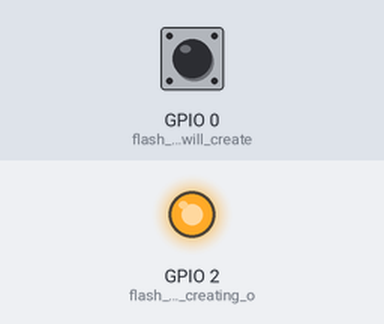
This sketch was run on a simulated ESP8266 (NodeMCU). On the bench: output pins drawn as LEDs (lit = HIGH). The inputs (shaded band) are chosen by the test bench; at power-on: GPIO 0 (flash_button_will_create) HIGH. WiFi joins after 1.5 s; servers stay silent unless stated; uploads are accepted with an empty reply; what the sketch prints to the serial monitor is not drawn.

Above: at 2.7 s.
2.8 s: GPIO 0 (flash_button_will_create) pulled LOW for 3.2 s
At 4.2 s:
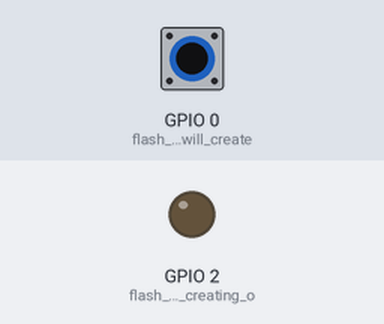
8.7 s: GPIO 0 (flash_button_will_create) pulled LOW for 0.15 s
At 11.6 s:
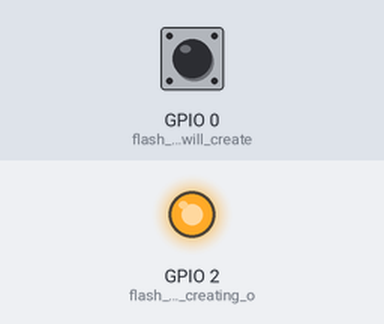
11.8 s: GPIO 0 (flash_button_will_create) pulled LOW for 1 s
At 12.3 s:
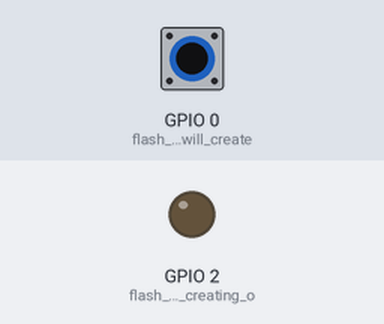
Timing chart, 0 to 15.5 s (numbered marks = the images above; inputs shaded):
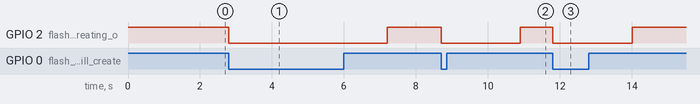

Measured:
- after the input at 2.8 s, GPIO 2 (flash_LED_when_creating_o): HIGH → LOW at once, → HIGH 4.4 s later
- after the input at 8.7 s, GPIO 2 (flash_LED_when_creating_o): HIGH → LOW at once, → HIGH 2.2 s later
- after the input at 11.8 s, GPIO 2 (flash_LED_when_creating_o): HIGH → LOW at once, → HIGH 2.2 s later

The sketch:

SAGE300-ESP8266_OE_CreateOrder.ino
```cpp
//**************************************************************************************************************************
// Code by Martin Viljoen mailmartinviljoen@gmail.com 2019-05-24
// Post an o/e order to Sage 300 via the Sage 300 Web-API
// This sketch is making use of external ESP8266 libraries
// <ESP8266WiFi.h> & <ESP8266HTTPClient.h> not by Martin Viljoen
//**************************************************************************************************************************


#include <ESP8266WiFi.h>
#include <ESP8266HTTPClient.h>

const char* ssid     = "Your_AP_SSID";
const char* password = "Your_AP_Password";

void setup() {
  pinMode(0, INPUT_PULLUP); //flash button will create order
  pinMode(2, OUTPUT); //flash LED when creating order
  digitalWrite(2, HIGH);//Turn off  LED
  Serial.begin(115200);
  delay(10);

  Serial.println();
  Serial.println();
  Serial.print("Connecting to ");
  Serial.println(ssid);

  WiFi.mode(WIFI_STA);
  WiFi.begin(ssid, password);

  while (WiFi.status() != WL_CONNECTED) {
    delay(500);
    Serial.print(".");
  }

  Serial.println("");
  Serial.println("WiFi connected");
  Serial.println("IP address: ");
  Serial.println(WiFi.localIP());
}

void loop() {
 if(digitalRead(0)==LOW){ PostOrder(); }
}

void PostOrder()
{
Serial.println("Creating order");
digitalWrite(2, LOW);//Turn on  LED
//Setup Order header
String ACCOUNT_CODE ="1100";
String CUST_PO_NUMBER="PO000002";
String ORDER_DESC="Order Test Desc";
String ORDER_REFERENCE="Order Test Ref";
String CUSTOMER_SHIPTO_LOCATION="001";
String SHIP_VIA_CODE="CCT";
//Setup Order detail
String ORDER_COMMENT="This is a ESP9266 Test comment";
String fItem="A14010";
String QTY_ORDERED="1";
String QTY_BACKORDERED="1";
String QTY_COMITTED="0";
String QTY_SHIPPED="0";


 if(WiFi.status()== WL_CONNECTED){   //Check WiFi connection status

   HTTPClient http;    //Declare object of class HTTPClient

   http.begin("http://192.168.1.245:8080/sagemicro/esp/create_oe_order.php");      //Specify request destination
   http.addHeader("Content-Type", "application/x-www-form-urlencoded");

   String POSTDATA="";
   POSTDATA = POSTDATA + "ACCOUNT_CODE=" + ACCOUNT_CODE;
   POSTDATA = POSTDATA + "&CUST_PO_NUMBER=" + CUST_PO_NUMBER;
   POSTDATA = POSTDATA + "&ORDER_DESC=" + ORDER_DESC;
   POSTDATA = POSTDATA + "&ORDER_REFERENCE=" + ORDER_REFERENCE;
   POSTDATA = POSTDATA + "&CUSTOMER_SHIPTO_LOCATION=" + CUSTOMER_SHIPTO_LOCATION;
   POSTDATA = POSTDATA + "&SHIP_VIA_CODE=" + SHIP_VIA_CODE;
   POSTDATA = POSTDATA + "&ORDER_COMMENT=" + ORDER_COMMENT;
   POSTDATA = POSTDATA + "&fItem=" + fItem;
   POSTDATA = POSTDATA + "&QTY_ORDERED=" + QTY_ORDERED;
   POSTDATA = POSTDATA + "&QTY_BACKORDERED=" + QTY_BACKORDERED;
   POSTDATA = POSTDATA + "&QTY_COMITTED=" + QTY_COMITTED;
   POSTDATA = POSTDATA + "&QTY_SHIPPED=" + QTY_SHIPPED;


   int httpCode = http.POST(POSTDATA);   //Send the request
   String payload = http.getString();                  //Get the response payload

   Serial.println(httpCode);   //Print HTTP return code
   Serial.println(payload);    //Print request response payload

   http.end();  //Close connection

 }else{

    Serial.println("Error in WiFi connection");

 }
Serial.println("Done creating order, wait 2 seconds before creating another one.");
 delay(2000);  //Send a request every 2 seconds
 digitalWrite(2, HIGH);//Turn off  LED
}
```
